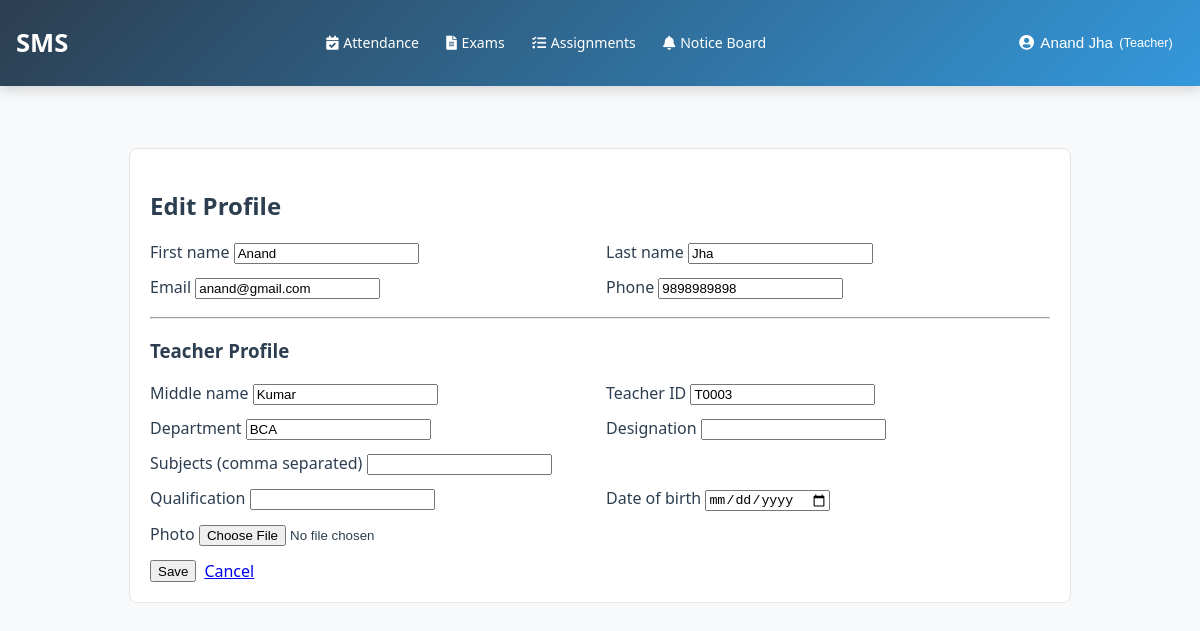
The page /profile/edit/ (signed in) on the database its author committed.
### accounts/models.py (models this page shows, shortened)
class User(AbstractUser):
    ROLE_CHOICES = (
        ('admin', 'Admin'),
        ('teacher', 'Teacher'),
        ('student', 'Student'),
        ('guardian', 'Guardian'),
    )
    username = None
    email = models.EmailField(
        unique=True,
        validators=[email_validator],
        verbose_name="Email ID",
        help_text="Enter a valid email address"
    )
    role = models.CharField(
        max_length=20,
        choices=ROLE_CHOICES,
        default='student',
        verbose_name="User Role"
    )
    is_verified = models.BooleanField(default=False, verbose_name="Email Verified")
    created_by = models.ForeignKey(
        'self',
        on_delete=models.SET_NULL,
        null=True,
        blank=True,
        related_name='created_users',
        verbose_name="Created By"
    )
    date_created = models.DateTimeField(auto_now_add=True, verbose_name="Account Created")
    first_name = models.CharField(
        max_length=30,
        validators=[name_validator, validate_no_numbers],
        verbose_name="First Name",
        help_text="Enter first name without numbers"
    )
    last_name = models.CharField(
        max_length=30,
        validators=[name_validator, validate_no_numbers],
        verbose_name="Last Name",
        help_text="Enter last name without numbers"
    )
    phone_number = models.CharField(
        validators=[phone_validator, validate_no_letters_in_phone],
        max_length=17,
        blank=True,
        verbose_name="Phone Number",
        help_text="Enter phone number (9-15 digits, optional +)"
    )
    USERNAME_FIELD = 'email'
    REQUIRED_FIELDS = ['first_name', 'last_name']
    objects = CustomUserManager()
    class Meta:
        verbose_name = "User"
        verbose_name_plural = "Users"
        ordering = ['-date_created']
    @property
    def is_teacher(self):
        return self.role == 'teacher'

class TeacherProfile(models.Model):
    user = models.OneToOneField(
        User,
        on_delete=models.CASCADE,
        related_name='teacher_profile',
        verbose_name="User Account"
    )
    teacher_id = models.CharField(
        max_length=20,
        unique=True,
        verbose_name="Teacher ID",
        null=True,
        blank=True,
        validators=[id_validator],
        help_text="Leave blank to auto-generate"
    )
    middle_name = models.CharField(
        max_length=50,
        blank=True,
        verbose_name="Middle Name",
        validators=[name_validator, validate_no_numbers],
        help_text="Enter middle name without numbers"
    )
    designation = models.CharField(
        max_length=100,
        blank=True,
        verbose_name="Designation",
        help_text="Enter designation/title"
    )
    department = models.CharField(
        max_length=100,
        blank=True,
        verbose_name="Department",
        help_text="Enter department name"
    )
    joining_date = models.DateField(
        null=True,
        blank=True,
        verbose_name="Joining Date",
        help_text="Select joining date"
    )
    subjects = models.TextField(
        blank=True,
        help_text="Comma separated list of subjects",
        verbose_name="Subjects Taught"
    )
    photo = models.ImageField(
        upload_to='teachers/photos/',
        null=True,
        blank=True,
        verbose_name="Profile Photo",
        help_text="Upload a professional photo"
    )
    class Meta:
        verbose_name = "Teacher Profile"
        verbose_name_plural = "Teacher Profiles"

### accounts/views.py (the view, shortened to what this page needs)
# urls.py: path('profile/edit/', views.edit_profile, name='edit_profile'),
@login_required
def edit_profile(request):
    user = request.user
    profile = None
    role = None
    if user.is_teacher and hasattr(user, 'teacher_profile'):
        profile = user.teacher_profile
        role = 'teacher'
    elif user.is_student and hasattr(user, 'student_profile'):
        profile = user.student_profile
        role = 'student'
    elif user.is_guardian and hasattr(user, 'guardian_profile'):
        profile = user.guardian_profile
        role = 'guardian'
    context = {
        'user': user,
        'profile': profile,
        'role': role,
    }
    return render(request, 'dashboard/edit_profile.html', context)

### templates/dashboard/edit_profile.html (shortened to what this page needs)
{% extends 'base.html' %}
{% block content %}
<div style="max-width:900px;margin:30px auto;padding:20px;background:#fff;border-radius:8px;border:1px solid #e6e6e6">
    <h2>Edit Profile</h2>
    <form method="post" enctype="multipart/form-data">
        <div style="display:grid;grid-template-columns:1fr 1fr;gap:12px">
            <div>
                <label>First name</label>
                <input type="text" name="first_name" value="{{ user.first_name }}" class="form-control">
            </div>
            <div>
                <label>Last name</label>
                <input type="text" name="last_name" value="{{ user.last_name }}" class="form-control">
            </div>
            <div>
                <label>Email</label>
                <input type="email" name="email" value="{{ user.email }}" class="form-control">
            </div>
            <div>
                <label>Phone</label>
                <input type="text" name="phone_number" value="{{ user.phone_number }}" class="form-control">
            </div>
        </div>
        <hr style="margin:18px 0">
        {% if role == 'teacher' %}
            <h3>Teacher Profile</h3>
            <div style="display:grid;grid-template-columns:1fr 1fr;gap:12px">
                <div>
                    <label>Middle name</label>
                    <input type="text" name="middle_name" value="{{ profile.middle_name|default_if_none:'' }}" class="form-control">
                </div>
                <div>
                    <label>Teacher ID</label>
                    <input type="text" name="teacher_id" value="{{ profile.teacher_id|default_if_none:'' }}" class="form-control">
                </div>
                <div>
                    <label>Department</label>
                    <input type="text" name="department" value="{{ profile.department|default_if_none:'' }}" class="form-control">
                </div>
                <div>
                    <label>Designation</label>
                    <input type="text" name="designation" value="{{ profile.designation|default_if_none:'' }}" class="form-control">
                </div>
                <div style="grid-column:1 / -1">
                    <label>Subjects (comma separated)</label>
                    <input type="text" name="subjects" value="{{ profile.subjects|default_if_none:'' }}" class="form-control">
                </div>
                <div>
                    <label>Qualification</label>
                    <input type="text" name="qualification" value="{{ profile.qualification|default_if_none:'' }}" class="form-control">
                </div>
                <div>
                    <label>Date of birth</label>
                    <input type="date" name="date_of_birth" value="{{ profile.date_of_birth|default_if_none:'' }}" class="form-control">
                </div>
                <div>
                    <label>Photo</label>
                    <input type="file" name="photo" class="form-control">
                </div>
            </div>
        {% else %}
            <p>No editable profile fields available for your account.</p>
        {% endif %}
        <div style="margin-top:14px;display:flex;gap:8px;">
            <button type="submit" class="btn btn-primary">Save</button>
            <a href="{% url 'profile' %}" class="btn btn-secondary">Cancel</a>
        </div>
    </form>
</div>
{% endblock %}

### templates/base.html (shortened to what this page needs)
{% load static %}
<!DOCTYPE html>
<html lang="en">
<head>
    <link rel="stylesheet" href="https://cdnjs.cloudflare.com/ajax/libs/font-awesome/5.15.4/css/all.min.css">
    <link rel="stylesheet" href="{% static 'css/base.css' %}">
</head>
<body>
    <nav class="navbar">
        <a href="{% url 'dashboard_redirect' %}" class="navbar-brand">SMS</a>
        {% if user.is_authenticated %}
            <ul class="nav-menu">
                {% if user.role == 'admin' or user.is_superuser %}
                    <li><a href="{% url 'courses:course_list' %}" {% if 'courses' in request.path %}class="active"{% endif %}><i class="fas fa-book"></i> Course</a></li>
                    <li><a href="{% url 'batch_list' %}" {% if 'batches' in request.path %}class="active"{% endif %}><i class="fas fa-layer-group"></i> Batch</a></li>
                    <li><a href="{% url 'teacher_list' %}" {% if 'teachers' in request.path %}class="active"{% endif %}><i class="fas fa-chalkboard-teacher"></i> Teacher</a></li>
                    <li><a href="{% url 'student_list' %}" {% if 'students' in request.path %}class="active"{% endif %}><i class="fas fa-user-graduate"></i> Student</a></li>
                    <li><a href="{% url 'attendance:attendance_session_list' %}" {% if 'attendance' in request.path %}class="active"{% endif %}><i class="fas fa-calendar-check"></i> Attendance</a></li>
                    <li><a href="#"><i class="fas fa-file-alt"></i> Exam</a></li>
                    <li><a href="#"><i class="fas fa-tasks"></i> Assignment</a></li>
                    <li class="dropdown">
                        <a href="{% url 'noticeboard:notice_list' %}" {% if 'noticeboard' in request.path %}class="active"{% endif %}><i class="fas fa-bell"></i> Notice Board</a>
                        <ul class="dropdown-submenu">
                            <li><a href="{% url 'noticeboard:notice_list' %}"><i class="fas fa-list"></i> View Notices</a></li>
                            <li><a href="{% url 'noticeboard:create_notice' %}"><i class="fas fa-plus"></i> Create Notice</a></li>
                        </ul>
                    </li>
                {% elif user.role == 'teacher' %}
                    <li><a href="{% url 'attendance:teacher_attendance' %}"><i class="fas fa-calendar-check"></i> Attendance</a></li>
                    <li><a href="{% url 'attendance:teacher_exams' %}"><i class="fas fa-file-alt"></i> Exams</a></li>
                    <li><a href="{% url 'attendance:teacher_assignments' %}"><i class="fas fa-tasks"></i> Assignments</a></li>
                    <li class="dropdown">
                        <a href="{% url 'noticeboard:notice_list' %}" {% if 'noticeboard' in request.path %}class="active"{% endif %}><i class="fas fa-bell"></i> Notice Board</a>
                    </li>
                {% endif %}
            </ul>
        {% endif %}
        {% if user.is_authenticated %}
            <div class="profile-dropdown">
                <button class="profile-btn">
                    <i class="fas fa-user-circle"></i>
                    {{ user.get_full_name|default:user.email }}
                    <small>({{ user.get_role_display|default:user.role }})</small>
                </button>
            </div>
        {% endif %}
    </nav>
    <main>
        {% block content %}
        {% endblock %}
    </main>
</body>
</html>

### static/css/base.css (style rules this page uses)
body { font-family: 'Segoe UI', Tahoma, Geneva, Verdana, sans-serif; margin: 0; background-color: #f8f9fa; color: #2c3e50; }
.navbar { background: linear-gradient(135deg, #2c3e50, #3498db); padding: 0.8rem 1rem; display: flex; justify-content: space-between; align-items: center; box-shadow: 0 4px 12px rgba(0,0,0,0.15); flex-wrap: nowrap; min-height: 60px; }
.navbar-brand { color: white; font-size: 1.6rem; font-weight: bold; text-decoration: none; white-space: nowrap; margin-right: 1rem; }
.nav-menu { display: flex; list-style: none; margin: 0; padding: 0; gap: 0.6rem; }
.nav-menu li a { color: white; text-decoration: none; font-size: 0.92rem; padding: 0.4rem 0.7rem; border-radius: 6px; transition: all 0.3s; display: flex; align-items: center; gap: 0.3rem; white-space: nowrap; }
.profile-dropdown { position: relative; }
.profile-btn { background: none; border: none; color: white; font-size: 0.95rem; cursor: pointer; display: flex; align-items: center; gap: 0.4rem; padding: 0.4rem 0.7rem; border-radius: 6px; transition: background 0.3s; white-space: nowrap; max-width: 200px; overflow: hidden; text-overflow: ellipsis; }
.nav-menu .dropdown { position: relative; }
main { padding: 2rem; min-height: calc(100vh - 70px); }
@media (max-width: 1400px) { .nav-menu { gap: 0.5rem; } }
@media (max-width: 1400px) { .nav-menu li a { font-size: 0.88rem; padding: 0.35rem 0.6rem; } }

### rows shown on the page
User: get_full_name "Anand Jha", role "Teacher", first_name "Anand", last_name "Jha", email "anand@gmail.com", phone_number "9898989898"
TeacherProfile: middle_name "Kumar", teacher_id "T0003", department "BCA"
